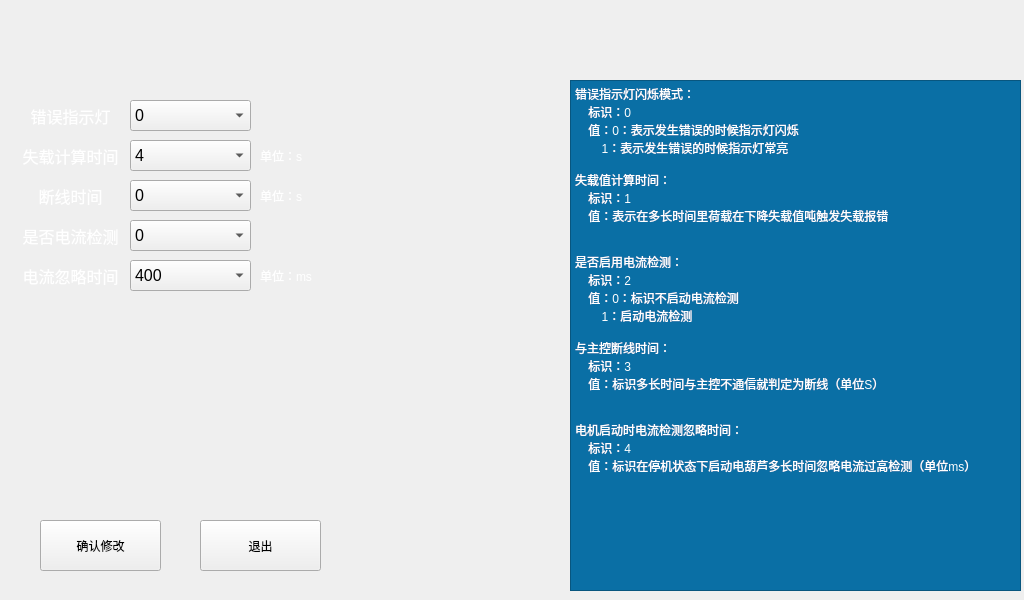
<?xml version="1.0" encoding="UTF-8"?>
<ui version="4.0">
 <class>Parameter</class>
 <widget class="QMainWindow" name="Parameter">
  <property name="geometry">
   <rect>
    <x>0</x>
    <y>0</y>
    <width>1024</width>
    <height>600</height>
   </rect>
  </property>
  <property name="windowTitle">
   <string>MainWindow</string>
  </property>
  <property name="styleSheet">
   <string notr="true"/>
  </property>
  <widget class="QWidget" name="centralwidget">
   <widget class="QComboBox" name="comboBox_led">
    <property name="geometry">
     <rect>
      <x>130</x>
      <y>100</y>
      <width>121</width>
      <height>31</height>
     </rect>
    </property>
    <property name="font">
     <font>
      <family>Arial</family>
      <pointsize>12</pointsize>
     </font>
    </property>
    <property name="currentText">
     <string>0 </string>
    </property>
    <item>
     <property name="text">
      <string>0 </string>
     </property>
    </item>
    <item>
     <property name="text">
      <string>1</string>
     </property>
    </item>
   </widget>
   <widget class="QComboBox" name="comboBox_loose">
    <property name="geometry">
     <rect>
      <x>130</x>
      <y>140</y>
      <width>121</width>
      <height>31</height>
     </rect>
    </property>
    <property name="font">
     <font>
      <family>Arial</family>
      <pointsize>12</pointsize>
     </font>
    </property>
    <property name="currentIndex">
     <number>4</number>
    </property>
    <item>
     <property name="text">
      <string>0 </string>
     </property>
    </item>
    <item>
     <property name="text">
      <string>1</string>
     </property>
    </item>
    <item>
     <property name="text">
      <string>2</string>
     </property>
    </item>
    <item>
     <property name="text">
      <string>3</string>
     </property>
    </item>
    <item>
     <property name="text">
      <string>4</string>
     </property>
    </item>
    <item>
     <property name="text">
      <string>5</string>
     </property>
    </item>
    <item>
     <property name="text">
      <string>6</string>
     </property>
    </item>
    <item>
     <property name="text">
      <string>7</string>
     </property>
    </item>
    <item>
     <property name="text">
      <string>8</string>
     </property>
    </item>
    <item>
     <property name="text">
      <string>9</string>
     </property>
    </item>
    <item>
     <property name="text">
      <string>10</string>
     </property>
    </item>
   </widget>
   <widget class="QComboBox" name="comboBox_checkcurrent">
    <property name="geometry">
     <rect>
      <x>130</x>
      <y>220</y>
      <width>121</width>
      <height>31</height>
     </rect>
    </property>
    <property name="font">
     <font>
      <family>Arial</family>
      <pointsize>12</pointsize>
     </font>
    </property>
    <property name="currentText">
     <string>0 </string>
    </property>
    <item>
     <property name="text">
      <string>0 </string>
     </property>
    </item>
    <item>
     <property name="text">
      <string>1</string>
     </property>
    </item>
   </widget>
   <widget class="QLabel" name="label_led">
    <property name="geometry">
     <rect>
      <x>20</x>
      <y>100</y>
      <width>101</width>
      <height>31</height>
     </rect>
    </property>
    <property name="font">
     <font>
      <family>Arial</family>
      <pointsize>12</pointsize>
     </font>
    </property>
    <property name="styleSheet">
     <string notr="true">color: rgb(255, 255, 255);</string>
    </property>
    <property name="text">
     <string>错误指示灯</string>
    </property>
    <property name="alignment">
     <set>Qt::AlignCenter</set>
    </property>
   </widget>
   <widget class="QLabel" name="label_loose">
    <property name="geometry">
     <rect>
      <x>20</x>
      <y>140</y>
      <width>101</width>
      <height>31</height>
     </rect>
    </property>
    <property name="font">
     <font>
      <family>Arial</family>
      <pointsize>12</pointsize>
     </font>
    </property>
    <property name="styleSheet">
     <string notr="true">color: rgb(255, 255, 255);</string>
    </property>
    <property name="text">
     <string>失载计算时间</string>
    </property>
    <property name="alignment">
     <set>Qt::AlignCenter</set>
    </property>
   </widget>
   <widget class="QLabel" name="label_checkcurrent">
    <property name="geometry">
     <rect>
      <x>20</x>
      <y>220</y>
      <width>101</width>
      <height>31</height>
     </rect>
    </property>
    <property name="font">
     <font>
      <family>Arial</family>
      <pointsize>12</pointsize>
     </font>
    </property>
    <property name="styleSheet">
     <string notr="true">color: rgb(255, 255, 255);</string>
    </property>
    <property name="text">
     <string>是否电流检测</string>
    </property>
    <property name="alignment">
     <set>Qt::AlignCenter</set>
    </property>
   </widget>
   <widget class="QComboBox" name="comboBox_bolt">
    <property name="geometry">
     <rect>
      <x>130</x>
      <y>180</y>
      <width>121</width>
      <height>31</height>
     </rect>
    </property>
    <property name="font">
     <font>
      <family>Arial</family>
      <pointsize>12</pointsize>
     </font>
    </property>
    <property name="currentText">
     <string>0 </string>
    </property>
    <item>
     <property name="text">
      <string>0 </string>
     </property>
    </item>
    <item>
     <property name="text">
      <string>1</string>
     </property>
    </item>
    <item>
     <property name="text">
      <string>2</string>
     </property>
    </item>
    <item>
     <property name="text">
      <string>3</string>
     </property>
    </item>
    <item>
     <property name="text">
      <string>4</string>
     </property>
    </item>
    <item>
     <property name="text">
      <string>5</string>
     </property>
    </item>
    <item>
     <property name="text">
      <string>6</string>
     </property>
    </item>
    <item>
     <property name="text">
      <string>7</string>
     </property>
    </item>
    <item>
     <property name="text">
      <string>8</string>
     </property>
    </item>
    <item>
     <property name="text">
      <string>9</string>
     </property>
    </item>
   </widget>
   <widget class="QLabel" name="label_bolt">
    <property name="geometry">
     <rect>
      <x>20</x>
      <y>180</y>
      <width>101</width>
      <height>31</height>
     </rect>
    </property>
    <property name="font">
     <font>
      <family>Arial</family>
      <pointsize>12</pointsize>
     </font>
    </property>
    <property name="styleSheet">
     <string notr="true">color: rgb(255, 255, 255);</string>
    </property>
    <property name="text">
     <string>断线时间</string>
    </property>
    <property name="alignment">
     <set>Qt::AlignCenter</set>
    </property>
   </widget>
   <widget class="QComboBox" name="comboBox_currentTime">
    <property name="geometry">
     <rect>
      <x>130</x>
      <y>260</y>
      <width>121</width>
      <height>31</height>
     </rect>
    </property>
    <property name="font">
     <font>
      <family>Arial</family>
      <pointsize>12</pointsize>
     </font>
    </property>
    <property name="currentIndex">
     <number>4</number>
    </property>
    <item>
     <property name="text">
      <string>0</string>
     </property>
    </item>
    <item>
     <property name="text">
      <string>100</string>
     </property>
    </item>
    <item>
     <property name="text">
      <string>200</string>
     </property>
    </item>
    <item>
     <property name="text">
      <string>300</string>
     </property>
    </item>
    <item>
     <property name="text">
      <string>400</string>
     </property>
    </item>
    <item>
     <property name="text">
      <string>500</string>
     </property>
    </item>
    <item>
     <property name="text">
      <string>600</string>
     </property>
    </item>
    <item>
     <property name="text">
      <string>700</string>
     </property>
    </item>
    <item>
     <property name="text">
      <string>800</string>
     </property>
    </item>
    <item>
     <property name="text">
      <string>900</string>
     </property>
    </item>
   </widget>
   <widget class="QLabel" name="label_currentTime">
    <property name="geometry">
     <rect>
      <x>20</x>
      <y>260</y>
      <width>101</width>
      <height>31</height>
     </rect>
    </property>
    <property name="font">
     <font>
      <family>Arial</family>
      <pointsize>12</pointsize>
     </font>
    </property>
    <property name="styleSheet">
     <string notr="true">color: rgb(255, 255, 255);</string>
    </property>
    <property name="text">
     <string>电流忽略时间</string>
    </property>
    <property name="alignment">
     <set>Qt::AlignCenter</set>
    </property>
   </widget>
   <widget class="QTextBrowser" name="textBrowser">
    <property name="geometry">
     <rect>
      <x>570</x>
      <y>80</y>
      <width>451</width>
      <height>511</height>
     </rect>
    </property>
    <property name="font">
     <font>
      <family>Arial</family>
      <pointsize>12</pointsize>
     </font>
    </property>
    <property name="styleSheet">
     <string notr="true">color: rgb(255, 255, 255);
background-color: rgb(10, 111, 165);</string>
    </property>
    <property name="html">
     <string>&lt;!DOCTYPE HTML PUBLIC &quot;-//W3C//DTD HTML 4.0//EN&quot; &quot;http://www.w3.org/TR/REC-html40/strict.dtd&quot;&gt;
&lt;html&gt;&lt;head&gt;&lt;meta name=&quot;qrichtext&quot; content=&quot;1&quot; /&gt;&lt;style type=&quot;text/css&quot;&gt;
p, li { white-space: pre-wrap; }
&lt;/style&gt;&lt;/head&gt;&lt;body style=&quot; font-family:'Arial'; font-size:12pt; font-weight:400; font-style:normal;&quot;&gt;
&lt;p style=&quot; margin-top:0px; margin-bottom:0px; margin-left:0px; margin-right:0px; -qt-block-indent:0; text-indent:0px;&quot;&gt;&lt;span style=&quot; font-family:'SimSun'; font-size:9pt;&quot;&gt;错误指示灯闪烁模式：&lt;/span&gt;&lt;/p&gt;
&lt;p style=&quot; margin-top:0px; margin-bottom:0px; margin-left:0px; margin-right:0px; -qt-block-indent:0; text-indent:0px;&quot;&gt;&lt;span style=&quot; font-family:'SimSun'; font-size:9pt;&quot;&gt;    标识：0&lt;/span&gt;&lt;/p&gt;
&lt;p style=&quot; margin-top:0px; margin-bottom:0px; margin-left:0px; margin-right:0px; -qt-block-indent:0; text-indent:0px;&quot;&gt;&lt;span style=&quot; font-family:'SimSun'; font-size:9pt;&quot;&gt;    值：0：表示发生错误的时候指示灯闪烁&lt;/span&gt;&lt;/p&gt;
&lt;p style=&quot; margin-top:0px; margin-bottom:0px; margin-left:0px; margin-right:0px; -qt-block-indent:0; text-indent:0px;&quot;&gt;&lt;span style=&quot; font-family:'SimSun'; font-size:9pt;&quot;&gt;        1：表示发生错误的时候指示灯常亮&lt;/span&gt;&lt;/p&gt;
&lt;p style=&quot;-qt-paragraph-type:empty; margin-top:0px; margin-bottom:0px; margin-left:0px; margin-right:0px; -qt-block-indent:0; text-indent:0px; font-family:'SimSun'; font-size:9pt;&quot;&gt;&lt;br /&gt;&lt;/p&gt;
&lt;p style=&quot; margin-top:0px; margin-bottom:0px; margin-left:0px; margin-right:0px; -qt-block-indent:0; text-indent:0px;&quot;&gt;&lt;span style=&quot; font-family:'SimSun'; font-size:9pt;&quot;&gt;失载值计算时间：&lt;/span&gt;&lt;/p&gt;
&lt;p style=&quot; margin-top:0px; margin-bottom:0px; margin-left:0px; margin-right:0px; -qt-block-indent:0; text-indent:0px;&quot;&gt;&lt;span style=&quot; font-family:'SimSun'; font-size:9pt;&quot;&gt;    标识：1&lt;/span&gt;&lt;/p&gt;
&lt;p style=&quot; margin-top:0px; margin-bottom:0px; margin-left:0px; margin-right:0px; -qt-block-indent:0; text-indent:0px;&quot;&gt;&lt;span style=&quot; font-family:'SimSun'; font-size:9pt;&quot;&gt;    值：表示在多长时间里荷载在下降失载值吨触发失载报错&lt;/span&gt;&lt;/p&gt;
&lt;p style=&quot;-qt-paragraph-type:empty; margin-top:0px; margin-bottom:0px; margin-left:0px; margin-right:0px; -qt-block-indent:0; text-indent:0px; font-family:'SimSun'; font-size:9pt;&quot;&gt;&lt;br /&gt;&lt;/p&gt;
&lt;p style=&quot;-qt-paragraph-type:empty; margin-top:0px; margin-bottom:0px; margin-left:0px; margin-right:0px; -qt-block-indent:0; text-indent:0px; font-family:'SimSun'; font-size:9pt;&quot;&gt;&lt;br /&gt;&lt;/p&gt;
&lt;p style=&quot; margin-top:0px; margin-bottom:0px; margin-left:0px; margin-right:0px; -qt-block-indent:0; text-indent:0px;&quot;&gt;&lt;span style=&quot; font-family:'SimSun'; font-size:9pt;&quot;&gt;是否启用电流检测： &lt;/span&gt;&lt;/p&gt;
&lt;p style=&quot; margin-top:0px; margin-bottom:0px; margin-left:0px; margin-right:0px; -qt-block-indent:0; text-indent:0px;&quot;&gt;&lt;span style=&quot; font-family:'SimSun'; font-size:9pt;&quot;&gt;    标识：2&lt;/span&gt;&lt;/p&gt;
&lt;p style=&quot; margin-top:0px; margin-bottom:0px; margin-left:0px; margin-right:0px; -qt-block-indent:0; text-indent:0px;&quot;&gt;&lt;span style=&quot; font-family:'SimSun'; font-size:9pt;&quot;&gt;    值：0：标识不启动电流检测&lt;/span&gt;&lt;/p&gt;
&lt;p style=&quot; margin-top:0px; margin-bottom:0px; margin-left:0px; margin-right:0px; -qt-block-indent:0; text-indent:0px;&quot;&gt;&lt;span style=&quot; font-family:'SimSun'; font-size:9pt;&quot;&gt;        1：启动电流检测&lt;/span&gt;&lt;/p&gt;
&lt;p style=&quot;-qt-paragraph-type:empty; margin-top:0px; margin-bottom:0px; margin-left:0px; margin-right:0px; -qt-block-indent:0; text-indent:0px; font-family:'SimSun'; font-size:9pt;&quot;&gt;&lt;br /&gt;&lt;/p&gt;
&lt;p style=&quot; margin-top:0px; margin-bottom:0px; margin-left:0px; margin-right:0px; -qt-block-indent:0; text-indent:0px;&quot;&gt;&lt;span style=&quot; font-family:'SimSun'; font-size:9pt;&quot;&gt;与主控断线时间：&lt;/span&gt;&lt;/p&gt;
&lt;p style=&quot; margin-top:0px; margin-bottom:0px; margin-left:0px; margin-right:0px; -qt-block-indent:0; text-indent:0px;&quot;&gt;&lt;span style=&quot; font-family:'SimSun'; font-size:9pt;&quot;&gt;    标识：3&lt;/span&gt;&lt;/p&gt;
&lt;p style=&quot; margin-top:0px; margin-bottom:0px; margin-left:0px; margin-right:0px; -qt-block-indent:0; text-indent:0px;&quot;&gt;&lt;span style=&quot; font-family:'SimSun'; font-size:9pt;&quot;&gt;    值：标识多长时间与主控不通信就判定为断线（单位S）&lt;/span&gt;&lt;/p&gt;
&lt;p style=&quot;-qt-paragraph-type:empty; margin-top:0px; margin-bottom:0px; margin-left:0px; margin-right:0px; -qt-block-indent:0; text-indent:0px; font-family:'SimSun'; font-size:9pt;&quot;&gt;&lt;br /&gt;&lt;/p&gt;
&lt;p style=&quot;-qt-paragraph-type:empty; margin-top:0px; margin-bottom:0px; margin-left:0px; margin-right:0px; -qt-block-indent:0; text-indent:0px; font-family:'SimSun'; font-size:9pt;&quot;&gt;&lt;br /&gt;&lt;/p&gt;
&lt;p style=&quot; margin-top:0px; margin-bottom:0px; margin-left:0px; margin-right:0px; -qt-block-indent:0; text-indent:0px;&quot;&gt;&lt;span style=&quot; font-family:'SimSun'; font-size:9pt;&quot;&gt;电机启动时电流检测忽略时间：&lt;/span&gt;&lt;/p&gt;
&lt;p style=&quot; margin-top:0px; margin-bottom:0px; margin-left:0px; margin-right:0px; -qt-block-indent:0; text-indent:0px;&quot;&gt;&lt;span style=&quot; font-family:'SimSun'; font-size:9pt;&quot;&gt;    标识：4&lt;/span&gt;&lt;/p&gt;
&lt;p style=&quot; margin-top:0px; margin-bottom:0px; margin-left:0px; margin-right:0px; -qt-block-indent:0; text-indent:0px;&quot;&gt;&lt;span style=&quot; font-family:'SimSun'; font-size:9pt;&quot;&gt;    值：标识在停机状态下启动电葫芦多长时间忽略电流过高检测（单位ms）&lt;/span&gt;&lt;/p&gt;&lt;/body&gt;&lt;/html&gt;</string>
    </property>
   </widget>
   <widget class="QPushButton" name="pushButton_Modify">
    <property name="geometry">
     <rect>
      <x>40</x>
      <y>520</y>
      <width>121</width>
      <height>51</height>
     </rect>
    </property>
    <property name="text">
     <string>确认修改</string>
    </property>
   </widget>
   <widget class="QPushButton" name="pushButton_exit">
    <property name="geometry">
     <rect>
      <x>200</x>
      <y>520</y>
      <width>121</width>
      <height>51</height>
     </rect>
    </property>
    <property name="text">
     <string>退出</string>
    </property>
   </widget>
   <widget class="QLabel" name="label">
    <property name="geometry">
     <rect>
      <x>260</x>
      <y>140</y>
      <width>61</width>
      <height>31</height>
     </rect>
    </property>
    <property name="styleSheet">
     <string notr="true">color: rgb(255, 255, 255);</string>
    </property>
    <property name="text">
     <string>单位：s</string>
    </property>
   </widget>
   <widget class="QLabel" name="label_2">
    <property name="geometry">
     <rect>
      <x>260</x>
      <y>180</y>
      <width>61</width>
      <height>31</height>
     </rect>
    </property>
    <property name="styleSheet">
     <string notr="true">color: rgb(255, 255, 255);</string>
    </property>
    <property name="text">
     <string>单位：s</string>
    </property>
   </widget>
   <widget class="QLabel" name="label_3">
    <property name="geometry">
     <rect>
      <x>260</x>
      <y>260</y>
      <width>61</width>
      <height>31</height>
     </rect>
    </property>
    <property name="styleSheet">
     <string notr="true">color: rgb(255, 255, 255);</string>
    </property>
    <property name="text">
     <string>单位：ms</string>
    </property>
   </widget>
  </widget>
 </widget>
 <resources/>
 <connections/>
</ui>
